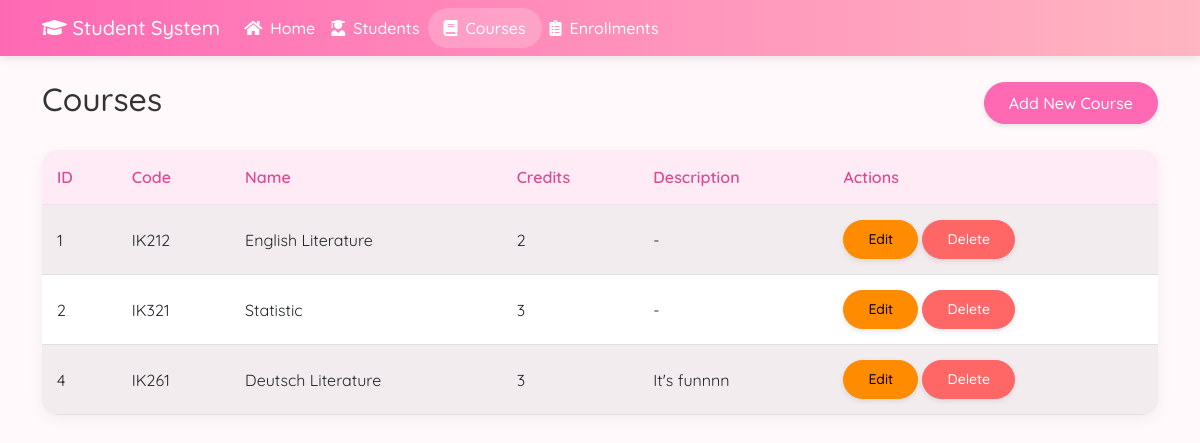
Page /tp_mvc/index.php?action=courses on the committed database.
### tables this page shows
CREATE TABLE `courses` (
  `id` int NOT NULL,
  `course_code` varchar(10) NOT NULL,
  `course_name` varchar(100) NOT NULL,
  `credits` int NOT NULL,
  `description` text
);

### tp_mvc/controllers/CourseController.php (called while the page is built, shortened)
<?php
class CourseController {
    private $course;
    public function __construct() {
        require_once 'models/Course.php';
        $database = new Database();
        $db = $database->getConnection();
        $this->course = new Course($db);
    }
    public function index() {
        $result = $this->course->readAll();
        include 'views/courses/index.php';
    }
}
?>

### tp_mvc/models/Course.php (called while the page is built, shortened)
<?php
class Course {
    private $conn;
    private $table_name = "courses";
    public function __construct($db) {
        $this->conn = $db;
    }
    public function readAll() {
        $query = "SELECT * FROM " . $this->table_name;
        $result = $this->conn->query($query);
        return $result;
    }
}?>

### tp_mvc/views/courses/index.php (the view, shortened to what this page needs)
<?php
include 'views/layouts/header.php';
?>
<div class="d-flex justify-content-between align-items-center mb-4">
    <h2>Courses</h2>
    <a href="index.php?action=courses&method=create" class="btn btn-primary">Add New Course</a>
</div>
<table class="table table-striped">
    <thead>
        <tr>
            <th>ID</th>
            <th>Code</th>
            <th>Name</th>
            <th>Credits</th>
            <th>Description</th>
            <th>Actions</th>
        </tr>
    </thead>
    <tbody>
        <?php while ($row = $result->fetch_assoc()): ?>
        <tr>
            <td><?php echo $row['id']; ?></td>
            <td><?php echo $row['course_code']; ?></td>
            <td><?php echo $row['course_name']; ?></td>
            <td><?php echo $row['credits']; ?></td>
            <td><?php echo substr($row['description'], 0, 50) . (strlen($row['description']) > 50 ? '...' : ''); ?></td>
            <td>
                <a href="index.php?action=courses&method=edit&id=<?php echo $row['id']; ?>" class="btn btn-sm btn-warning">Edit</a>
                <a href="index.php?action=courses&method=delete&id=<?php echo $row['id']; ?>" class="btn btn-sm btn-danger" onclick="return confirm('Are you sure you want to delete this course?')">Delete</a>
            </td>
        </tr>
        <?php endwhile; ?>
    </tbody>
</table>

### tp_mvc/assets/custom.css (style rules this page uses)
:root { --primary: #FF69B4; --primary-dark: #DB4C93; --secondary: #FFC0CB; --accent: #FFb6c1; --light-pink: #FFEBF5; --dark-pink: #C71585; --text-dark: #333333; --text-light: #FFFFFF; --background: #FFF9FB; --card-bg: #FFFFFF; --success: #20B2AA; --info: #9370DB; --warning: #FF8C00; --danger: #FF6666; }
body { background-color: var(--background); font-family: 'Quicksand', 'Segoe UI', Tahoma, Geneva, Verdana, sans-serif; color: var(--text-dark); }
.btn { border-radius: 50px; padding: 0.5rem 1.5rem; font-weight: 500; box-shadow: 0 2px 5px rgba(0, 0, 0, 0.1); transition: all 0.3s; }
.btn-primary { background-color: var(--primary); border-color: var(--primary); }
.btn-warning { background-color: var(--warning); border-color: var(--warning); }
.btn-danger { background-color: var(--danger); border-color: var(--danger); }
.table { background-color: var(--card-bg); border-radius: 15px; overflow: hidden; box-shadow: 0 4px 15px rgba(0, 0, 0, 0.05); }
.table thead th { background-color: var(--light-pink); color: var(--primary-dark); border-bottom: none; padding: 15px; font-weight: 600; }
.table tbody td { padding: 15px; vertical-align: middle; border-top: 1px solid rgba(0, 0, 0, 0.05); }
.table-striped tbody tr:nth-of-type(odd) { background-color: rgba(255, 235, 245, 0.3); }

### rows in the picture
courses: id "1", course_code "IK212", course_name "English Literature", credits "2", description "-"
courses: id "2", course_code "IK321", course_name "Statistic", credits "3", description "-"
courses: id "4", course_code "IK261", course_name "Deutsch Literature", credits "3", description "It's funnnn"
